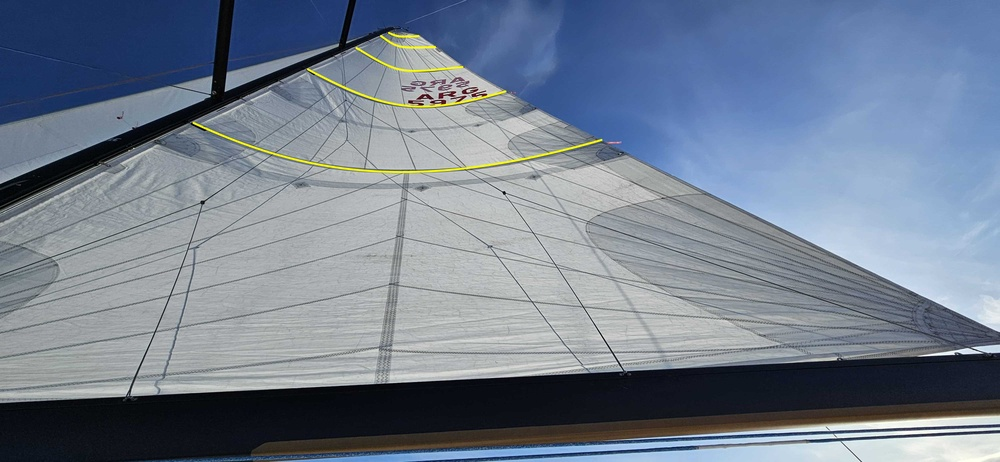
#> input picture app/static/uploads/IMG-20250316-WA0009_editada.jpg, 1000 x 462 px, shrunk from 4000 x 1848 before the run
$ jupyter execute --allow-errors image_processing.ipynb   (shell and % lines are left out)
#> lines starting #> are read from the running program, lines starting #| are printed output that depends on the picture; after the words box and inside, x2 and y2 are one past the last pixel; in counts of white or black regions, pixels touching at a corner belong together
[cell 1]
import cv2
import numpy as np
import matplotlib.pyplot as plt
from scipy.interpolate import UnivariateSpline

[cell 2]
img = cv2.imread('IMG-20250316-WA0009_editada.jpg')
#> img is the input picture: shape (462, 1000, 3); mean B, G, R 143.8, 127.2, 115.4

if img is None:
    print("Error: Image not found.")
else:
    # Convert to HSV for better yellow color detection
    hsv = cv2.cvtColor(img, cv2.COLOR_BGR2HSV)
#> hsv: shape (462, 1000, 3); mean H, S, V 99.7, 67.5, 145.4

    # Define the range for yellow color in HSV space
    lower_yellow = np.array([20, 100, 100])  # Lower range of yellow
    upper_yellow = np.array([40, 255, 255])  # Upper range of yellow

    # Create a mask to extract yellow parts
    yellow_mask = cv2.inRange(hsv, lower_yellow, upper_yellow)
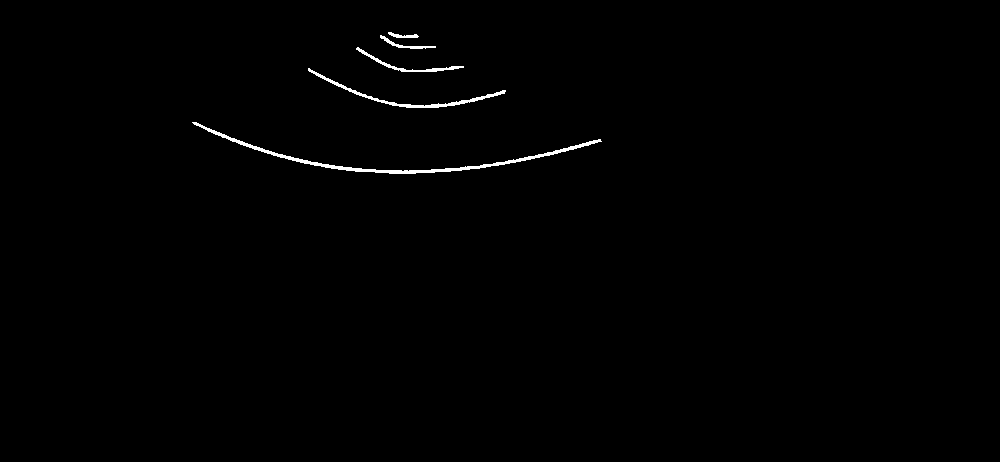
#> yellow_mask: shape (462, 1000); 0.57% white; 5 white regions, box (x1, y1, x2, y2) and area: (192, 122, 602, 174) 1409, (308, 68, 506, 108) 650, (356, 47, 464, 72) 321, (380, 35, 436, 49) 161, (388, 32, 419, 38) 95

    # Apply morphological closing to fill gaps and connect small segments
    kernel = np.ones((5, 5), np.uint8)
    yellow_mask = cv2.morphologyEx(yellow_mask, cv2.MORPH_CLOSE, kernel)
#> yellow_mask: shape (462, 1000); 0.58% white; 4 white regions

    # Find contours from the yellow mask
    contours, _ = cv2.findContours(yellow_mask, cv2.RETR_EXTERNAL, cv2.CHAIN_APPROX_SIMPLE)
#> contours = 4 contours; box (x1, y1, x2, y2) and area: (192, 122, 602, 174) 1004, (308, 68, 506, 108) 456, (356, 47, 464, 72) 215, (380, 32, 436, 49) 214

    # Iterate through each contour
    for contour in contours:
        # Check if the contour has enough points to fit a polynomial
        if len(contour) >= 5:  # A minimum of 5 points for fitting
            # Get the x and y coordinates of the contour points
            contour_points = contour.reshape(-1, 2)  # Reshape to a 2D array for fitting
            x = contour_points[:, 0]
            y = contour_points[:, 1]

            # Fit a 3rd-degree polynomial (cubic) to the contour points
            # You can adjust this degree based on the complexity of the curve
            poly_coeff = np.polyfit(x, y, 3)  # Fit cubic polynomial (degree 3)

            # Create the polynomial function from the coefficients
            poly_func = np.poly1d(poly_coeff)

            # Generate the smooth fitted curve (x range for plotting)
            x_fit = np.linspace(min(x), max(x), 1000)  # Generate 1000 points between min and max x
            y_fit = poly_func(x_fit)  # Get the corresponding y values from the polynomial

            # Draw the fitted curve on the image
            for i in range(1, len(x_fit)):
                cv2.line(img, (int(x_fit[i - 1]), int(y_fit[i - 1])),
                         (int(x_fit[i]), int(y_fit[i])), (0, 0, 255), 2)  # Red color
#> this loop made 4 passes
#> poly_coeff on passes 1 to 4: [7.14e-07, -0.00183, 1.13, -33.41], [1.59e-06, -0.00455, 3.01, -473.1], [2.88e-05, -0.0401, 18.44, -2737.8], [0.000338, -0.412, 167.4, -22638.1]
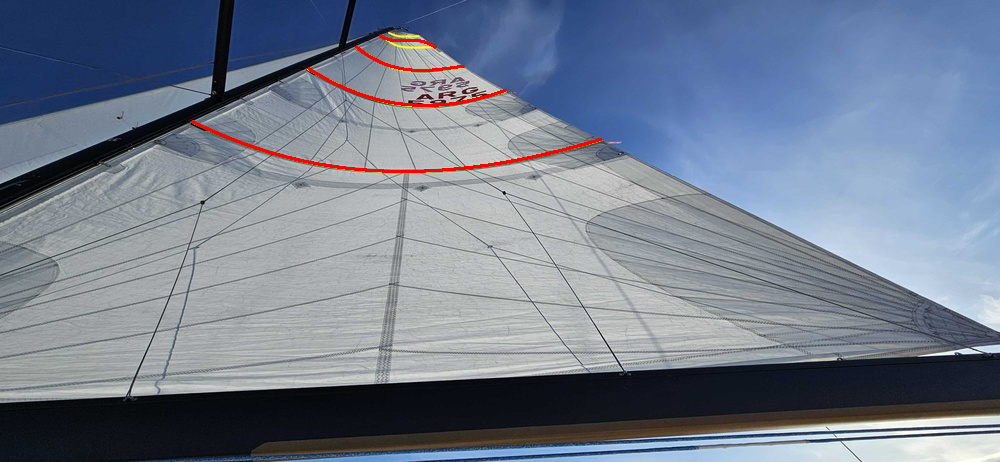
#> img: shape (462, 1000, 3); 0.55% of pixels changed, all inside (x1, y1, x2, y2) = (191, 34, 603, 173)

    # Show the result
    cv2.imshow('Smoothed Yellow Arced Lines', img)
    cv2.waitKey(0)
    cv2.destroyAllWindows()


'''
# Display the original, edge-detected, and Hough line-detected images
plt.figure(figsize=(15, 7))

plt.subplot(1, 3, 1)
plt.imshow(cv2.cvtColor(image, cv2.COLOR_BGR2RGB))
plt.title("Original Image")
plt.axis('off')

plt.subplot(1, 3, 2)
plt.imshow(edges, cmap='gray')
plt.title("Canny Edge Detection")
plt.axis('off')

plt.subplot(1, 3, 3)
plt.imshow(cv2.cvtColor(image_with_lines, cv2.COLOR_BGR2RGB))
plt.title("Hough Line Detection")
plt.axis('off')

plt.show()
'''
